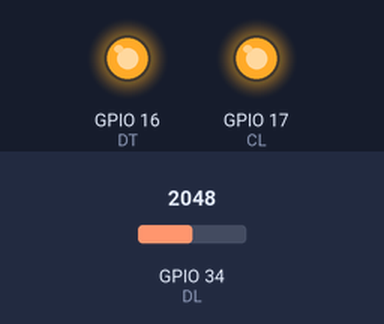
Recording of a sketch running on a simulated ESP32. Shown: output pins drawn as LEDs (lit = HIGH). Dashed ring = blinking. The test bench sets the inputs (shaded band); at power-on: GPIO 34 (DL) = 2048.

Above: at 1.2 s.
1.3 s: GPIO 34 (DL) set to 95
At 1.48 s:
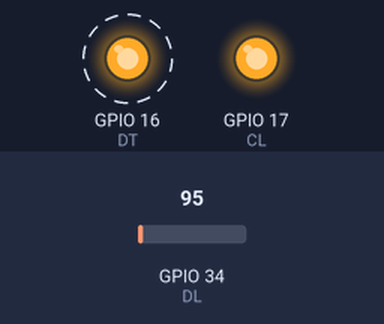
4.3 s: GPIO 34 (DL) set to 78
7.3 s: GPIO 34 (DL) set to 0
At 8.3 s:
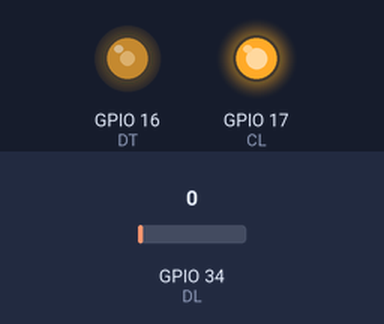
8.8 s: GPIO 34 (DL) set to 491
At 9.09 s:
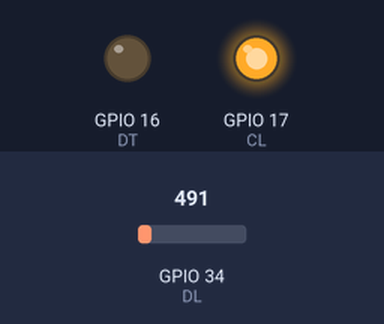
Timing chart, 0 to 12.8 s (numbered marks = the images above; inputs shaded):
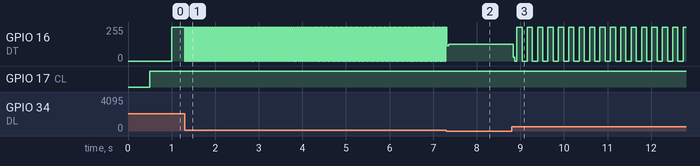

Measured:
- after the input at 1.3 s, GPIO 16 (DT): alternates 255/255 for 0.02 s and 0/255 for 0.02 s, starting at once
- after the input at 8.8 s, GPIO 16 (DT): 126/255 → 27/255 at once, then moves between 0/255 and 255/255, repeating every 0.95 s

The sketch:

blink_led_using_hc164.ino
```cpp
#define DT 16   // Data pin
#define CL 17   // Clock pin
#define DL 34   // Biến trở (analog)

unsigned long prevTime = 0;  // thời điểm lần cuối cùng gửi clock
int delayTime = 200;         // thời gian giữa hai xung clock (ms)
int i = 0;

void setup() {
  pinMode(DT, OUTPUT);
  pinMode(CL, OUTPUT);
  pinMode(DL, INPUT);
}

void loop() {
  // luôn đọc giá trị biến trở
  int val = analogRead(DL);
  delayTime = map(val, 0, 4095, 0, 1000); // tốc độ thay đổi ngay lập tức

  // kiểm tra đã tới thời điểm tạo xung clock chưa
  if (millis() - prevTime >= delayTime) {
    prevTime = millis(); // cập nhật mốc thời gian

    // gửi bit (ví dụ: bit xen kẽ 0–1)
    digitalWrite(CL, LOW);
    digitalWrite(DT, i & 1);
    digitalWrite(CL, HIGH);

    i++; // tăng bit đếm
    if (i >= 8) i = 0;  // lặp lại 8 bit
  }

}
```
